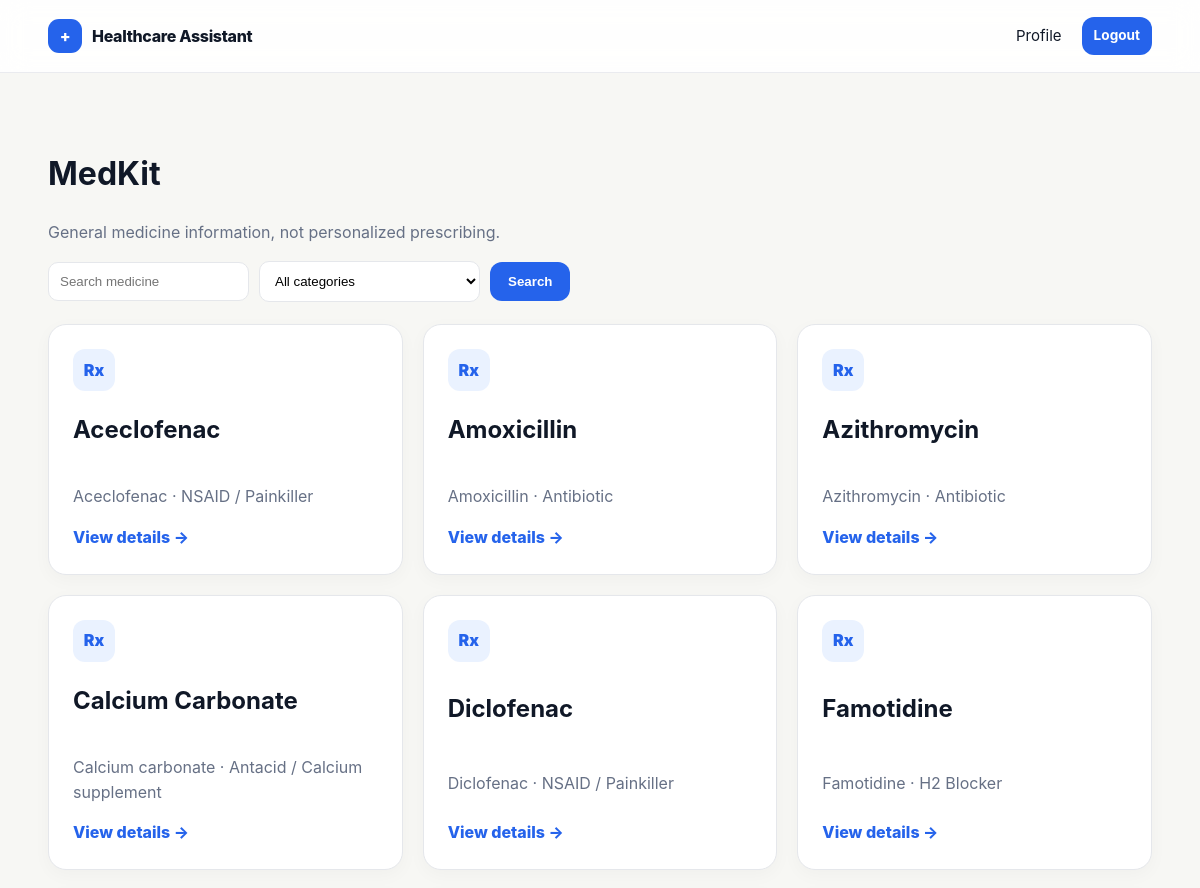
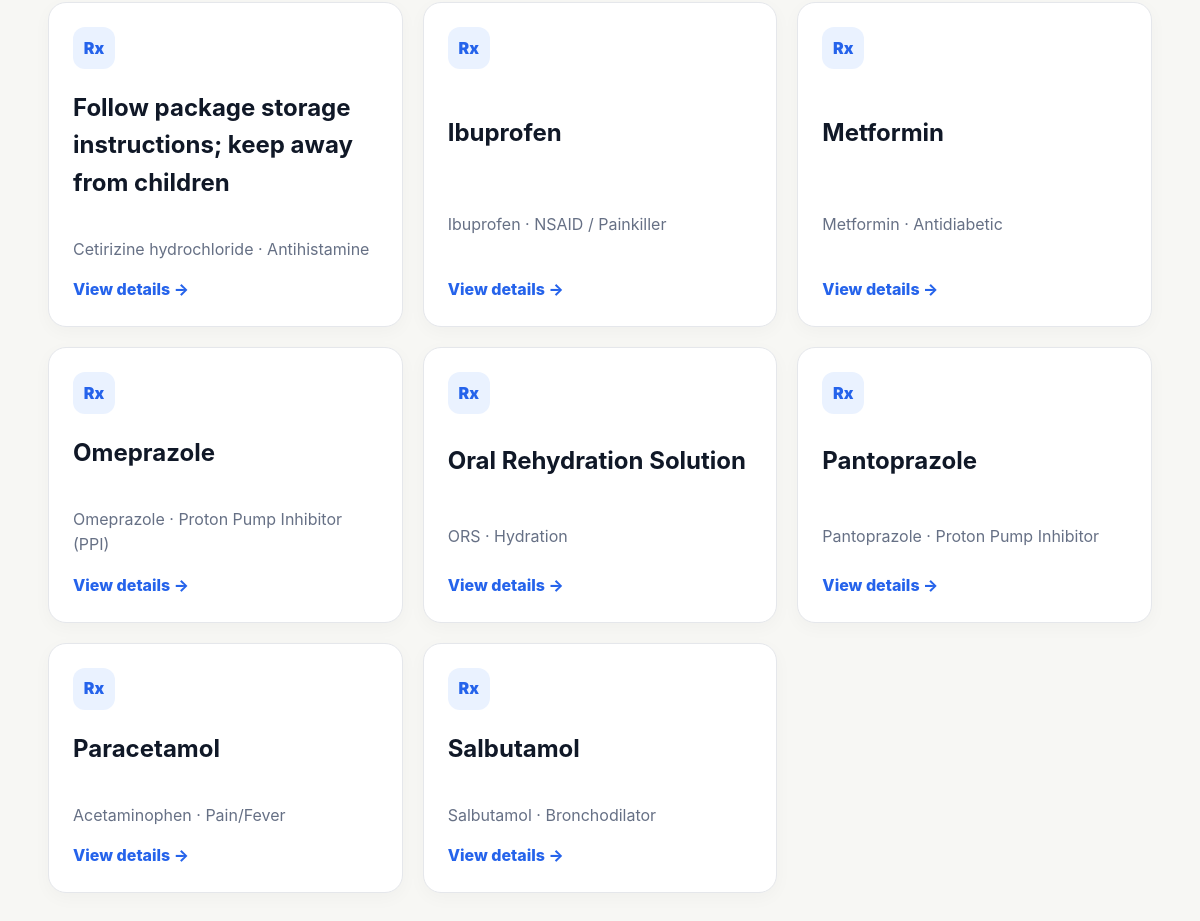
The app's page /medkit (signed in) with its own data (2 pictures, top to bottom).
### app.py (models this page shows)
class Medicine(db.Model):
    id = db.Column(db.Integer, primary_key=True)
    name = db.Column(db.String(160), unique=True, nullable=False, index=True)
    generic_name = db.Column(db.String(160), default="")
    category = db.Column(db.String(100), default="")
    uses = db.Column(db.Text, default="")
    precautions = db.Column(db.Text, default="")
    side_effects = db.Column(db.Text, default="")
    warnings = db.Column(db.Text, default="")
    interactions = db.Column(db.Text, default="")
    storage = db.Column(db.Text, default="")

### app.py (the view)
@app.route("/medkit")
@user_required
def medkit():
    q=request.args.get("q","").strip(); category=request.args.get("category","").strip()
    query=Medicine.query
    if q: query=query.filter((Medicine.name.ilike(f"%{q}%"))|(Medicine.generic_name.ilike(f"%{q}%")))
    if category: query=query.filter_by(category=category)
    medicines=query.order_by(Medicine.name).all()
    cats=[x[0] for x in db.session.query(Medicine.category).distinct().all() if x[0]]
    return render_template("medkit.html",medicines=medicines,categories=cats,q=q,category=category)

### app.py (called while the page is built)
def user_required(fn):
    @wraps(fn)
    def wrapper(*a, **kw):
        uid = session.get("user_id")
        if not uid:
            flash("Please log in to continue.", "info")
            return redirect(url_for("login", next=request.path))
        u = db.session.get(User, uid)
        if not u or not u.is_active:
            session.clear()
            flash("Your account is inactive. Please contact support.", "error")
            return redirect(url_for("login"))
        return fn(*a, **kw)
    return wrapper

@app.context_processor
def globals():
    return {"current_user": db.session.get(User, session.get("user_id")) if session.get("user_id") else None,
            "current_admin": db.session.get(Admin, session.get("admin_id")) if session.get("admin_id") else None}

### templates/medkit.html
{% extends "base.html" %}{% block title %}MedKit{% endblock %}{% block content %}<main class="app-main"><div class="container"><h1>MedKit</h1><p class="muted">General medicine information, not personalized prescribing.</p><form class="toolbar"><input name="q" value="{{q}}" placeholder="Search medicine"><select name="category"><option value="">All categories</option>{% for c in categories %}<option {% if category==c %}selected{% endif %}>{{c}}</option>{% endfor %}</select><button class="btn">Search</button></form><div class="grid">{% for m in medicines %}<a class="card feature-card" href="{{url_for('medicine_detail',medicine_id=m.id)}}"><span class="icon">Rx</span><h2>{{m.name}}</h2><p class="muted">{{m.generic_name}} · {{m.category}}</p><span class="arrow">View details →</span></a>{% else %}<div class="card">No medicines found.</div>{% endfor %}</div></div></main>{% endblock %}

### static/css/style.css (style rules this page uses)
:root { --navy:#101827;--blue:#2563eb;--blue2:#eaf2ff;--bg:#f7f7f4;--white:#fff;--line:#e5e7eb;--muted:#667085;--danger:#b42318;--success:#067647;--shadow:0 12px 35px rgba(16,24,39,.07);--radius:18px }
* { box-sizing:border-box }
html { scroll-behavior:smooth }
body { margin:0;font-family:Inter,ui-sans-serif,system-ui,-apple-system,Segoe UI,sans-serif;color:var(--navy);background:var(--bg);line-height:1.55 }
a { text-decoration:none;color:inherit }
.container { width:min(1120px,92%);margin:auto }
.btn { display:inline-flex;align-items:center;justify-content:center;gap:8px;border:0;border-radius:12px;padding:12px 18px;font-weight:700;cursor:pointer;background:var(--blue);color:#fff }
.muted { color:var(--muted) }
.grid { display:grid;grid-template-columns:repeat(3,1fr);gap:20px }
.card { background:#fff;border:1px solid var(--line);border-radius:var(--radius);padding:24px;box-shadow:0 5px 18px rgba(16,24,39,.03) }
.feature-card { min-height:200px;display:flex;flex-direction:column;justify-content:space-between }
.icon { width:42px;height:42px;border-radius:12px;background:var(--blue2);color:var(--blue);display:grid;place-items:center;font-weight:900 }
.arrow { color:var(--blue);font-weight:800 }
.app-main { padding:55px 0 90px }
.toolbar { display:flex;gap:10px;flex-wrap:wrap;align-items:center;margin-bottom:22px }
.toolbar input,.toolbar select { padding:11px;border:1px solid var(--line);border-radius:10px;background:#fff }

### records on screen
Medicine: name "Aceclofenac", generic_name "Aceclofenac", category "NSAID / Painkiller"
Medicine: name "Amoxicillin", generic_name "Amoxicillin", category "Antibiotic"
Medicine: name "Azithromycin", generic_name "Azithromycin", category "Antibiotic"
Medicine: name "Calcium Carbonate", generic_name "Calcium carbonate", category "Antacid / Calcium supplement"
Medicine: name "Diclofenac", generic_name "Diclofenac", category "NSAID / Painkiller"
Medicine: name "Famotidine", generic_name "Famotidine", category "H2 Blocker"
Medicine: name "Follow package storage instructions; keep away from children", generic_name "Cetirizine hydrochloride", category "Antihistamine"
Medicine: name "Ibuprofen", generic_name "Ibuprofen", category "NSAID / Painkiller"
Medicine: name "Metformin", generic_name "Metformin", category "Antidiabetic"
Medicine: name "Omeprazole", generic_name "Omeprazole", category "Proton Pump Inhibitor (PPI)"
Medicine: name "Oral Rehydration Solution", generic_name "ORS", category "Hydration"
Medicine: name "Pantoprazole", generic_name "Pantoprazole", category "Proton Pump Inhibitor"
Medicine: name "Paracetamol", generic_name "Acetaminophen", category "Pain/Fever"
Medicine: name "Salbutamol", generic_name "Salbutamol", category "Bronchodilator"
